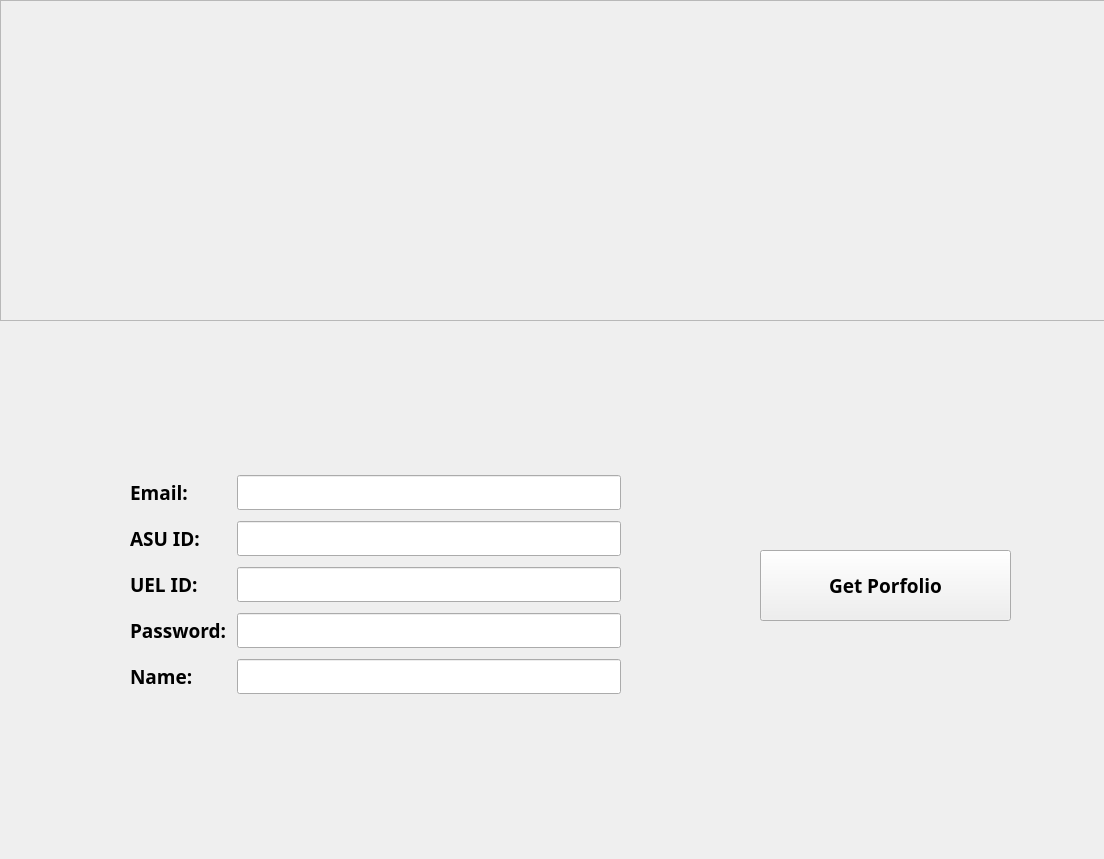
<?xml version="1.0" encoding="UTF-8"?>
<ui version="4.0">
 <class>data_window</class>
 <widget class="QWidget" name="data_window">
  <property name="geometry">
   <rect>
    <x>0</x>
    <y>0</y>
    <width>1104</width>
    <height>859</height>
   </rect>
  </property>
  <property name="font">
   <font>
    <family>Romantic</family>
    <pointsize>14</pointsize>
    <weight>75</weight>
    <bold>true</bold>
   </font>
  </property>
  <property name="windowTitle">
   <string>Form</string>
  </property>
  <widget class="QWidget" name="gridLayoutWidget">
   <property name="geometry">
    <rect>
     <x>130</x>
     <y>470</y>
     <width>491</width>
     <height>231</height>
    </rect>
   </property>
   <layout class="QGridLayout" name="form_data">
    <item row="3" column="0">
     <widget class="QLabel" name="password">
      <property name="text">
       <string>Password: </string>
      </property>
     </widget>
    </item>
    <item row="3" column="2">
     <widget class="QLineEdit" name="password_input"/>
    </item>
    <item row="0" column="0">
     <widget class="QLabel" name="email">
      <property name="text">
       <string>Email:</string>
      </property>
     </widget>
    </item>
    <item row="0" column="2">
     <widget class="QLineEdit" name="email_input"/>
    </item>
    <item row="4" column="0">
     <widget class="QLabel" name="name">
      <property name="text">
       <string>Name:</string>
      </property>
     </widget>
    </item>
    <item row="1" column="2">
     <widget class="QLineEdit" name="asu_id_input"/>
    </item>
    <item row="2" column="0">
     <widget class="QLabel" name="uel_id">
      <property name="text">
       <string>UEL ID:</string>
      </property>
     </widget>
    </item>
    <item row="1" column="0">
     <widget class="QLabel" name="asu_id">
      <property name="text">
       <string>ASU ID:</string>
      </property>
     </widget>
    </item>
    <item row="4" column="2">
     <widget class="QLineEdit" name="name_input"/>
    </item>
    <item row="2" column="2">
     <widget class="QLineEdit" name="uel_id_input"/>
    </item>
   </layout>
  </widget>
  <widget class="QPushButton" name="get_portfolio">
   <property name="geometry">
    <rect>
     <x>760</x>
     <y>550</y>
     <width>251</width>
     <height>71</height>
    </rect>
   </property>
   <property name="text">
    <string>Get Porfolio</string>
   </property>
  </widget>
  <widget class="QFrame" name="frame">
   <property name="geometry">
    <rect>
     <x>0</x>
     <y>0</y>
     <width>1121</width>
     <height>321</height>
    </rect>
   </property>
   <property name="frameShape">
    <enum>QFrame::StyledPanel</enum>
   </property>
   <property name="frameShadow">
    <enum>QFrame::Raised</enum>
   </property>
   <widget class="QLabel" name="banner_data">
    <property name="geometry">
     <rect>
      <x>-30</x>
      <y>-60</y>
      <width>1211</width>
      <height>411</height>
     </rect>
    </property>
    <property name="styleSheet">
     <string notr="true">image: url(:/images/slide1.jpg);</string>
    </property>
    <property name="lineWidth">
     <number>1</number>
    </property>
    <property name="text">
     <string/>
    </property>
   </widget>
  </widget>
 </widget>
 <resources>
  <include location="../resources/qrc/logo.qrc"/>
 </resources>
 <connections/>
</ui>
